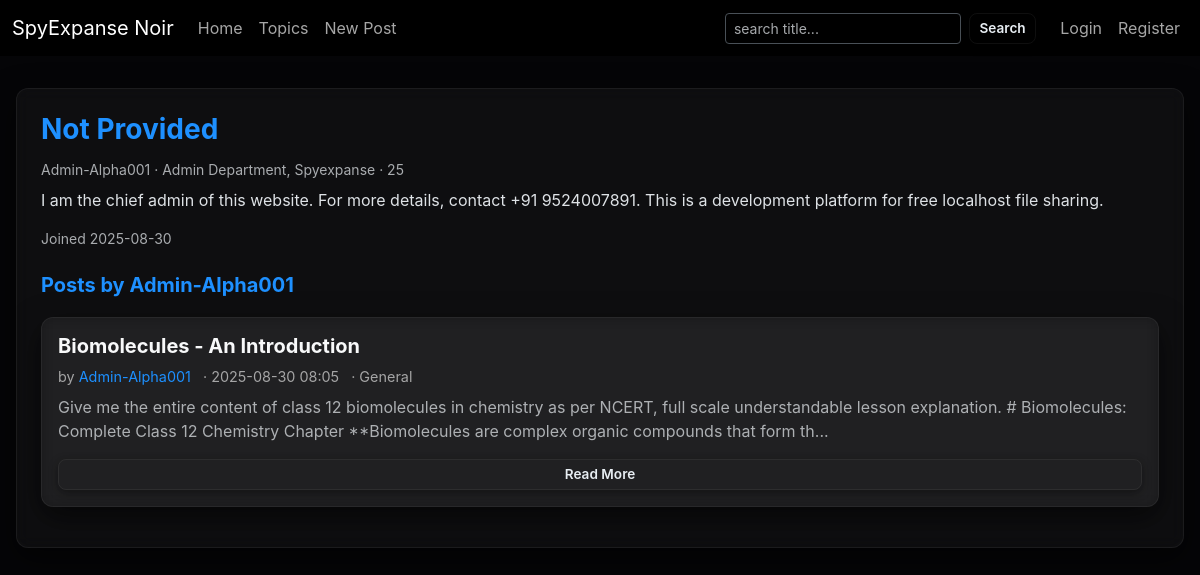
The app's page /profile/Admin-Alpha001 with its own data.
### app.py (models this page shows, shortened)
class User(UserMixin, db.Model):
    id = db.Column(db.Integer, primary_key=True)
    username = db.Column(db.String(80), unique=True, nullable=False)          # handle
    realname = db.Column(db.String(120))
    email = db.Column(db.String(200), unique=True, nullable=False)
    password_hash = db.Column(db.String(200), nullable=False)
    age = db.Column(db.Integer)
    job = db.Column(db.String(150))
    bio = db.Column(db.Text)
    created_at = db.Column(db.DateTime, default=datetime.utcnow)
    posts = db.relationship('Post', backref='author', lazy='dynamic')
    comments = db.relationship('Comment', backref='author', lazy='dynamic')

class Post(db.Model):
    id = db.Column(db.Integer, primary_key=True)
    title = db.Column(db.String(250), nullable=False)
    body = db.Column(db.Text, nullable=False)   # markdown stored raw
    created_at = db.Column(db.DateTime, default=datetime.utcnow)
    updated_at = db.Column(db.DateTime, onupdate=datetime.utcnow)
    user_id = db.Column(db.Integer, db.ForeignKey('user.id'), nullable=False)
    topic_id = db.Column(db.Integer, db.ForeignKey('topic.id'), nullable=False)
    attachment_filename = db.Column(db.String(300), nullable=True)
    comments = db.relationship('Comment', backref='post', lazy='dynamic')

class Topic(db.Model):
    id = db.Column(db.Integer, primary_key=True)
    name = db.Column(db.String(80), unique=True, nullable=False)
    posts = db.relationship('Post', backref='topic', lazy='dynamic')

### app.py (the view)
@app.route('/profile/<username>')
def profile(username):
    user = User.query.filter_by(username=username).first_or_404()
    posts = user.posts.order_by(Post.created_at.desc()).all()
    return render_template('profile.html', profile_user=user, posts=posts)

### app.py (called while the page is built)
def init_topics():
    default_topics = [
        "Ops & Intel","Signals","Cyber","Analysis","Tradecraft",
        "History","Weapons","Policy","Field Notes","General"
    ]
    for t in default_topics:
        if not Topic.query.filter_by(name=t).first():
            db.session.add(Topic(name=t))
    db.session.commit()

@app.before_request
def ensure_db():
    db.create_all()
    init_topics()

### templates/profile.html (shortened to what this page needs)
{% extends "base.html" %}
{% block content %}
<div class="card glass p-4 mt-4">
  <div class="d-flex justify-content-between">
    <div>
      <h3>{{ profile_user.realname or profile_user.username }}</h3>
      <div class="small text-muted">{{ profile_user.username }} · {{ profile_user.job or '—' }} · {{ profile_user.age or '—' }}</div>
      <p class="mt-2">{{ profile_user.bio or 'No bio' }}</p>
      <div class="small text-muted">Joined {{ profile_user.created_at.strftime('%Y-%m-%d') }}</div>
    </div>
  </div>
  <h5 class="mt-4">Posts by {{ profile_user.username }}</h5>
  <div class="mt-2">
    {% for post in posts %}
      {% include "_post_card.html" %}
    {% else %}
      <div class="text-muted small">No posts yet.</div>
    {% endfor %}
  </div>
</div>
{% endblock %}

### templates/_post_card.html (shortened to what this page needs)
<div class="card glass _post_card mb-3">
  <div class="d-flex justify-content-between align-items-start">
    <div>
      <h5>
        <a href="{{ url_for('post_detail', post_id=post.id) }}" class="text-light">{{ post.title }}</a>
      </h5>
      <div class="meta-row">
        <span>by <a href="{{ url_for('profile', username=post.author.username) }}">{{ post.author.username }}</a></span>
        <span>· {{ post.created_at.strftime('%Y-%m-%d %H:%M') }}</span>
        <span>· {{ post.topic.name }}</span>
      </div>
    </div>
  </div>
  <p class="mt-2 text-muted">
    {{ post.body[:240] }}{% if post.body|length > 240 %}...{% endif %}
  </p>
  <a href="{{ url_for('post_detail', post_id=post.id) }}" class="btn btn-sm btn-outline-light">Read More</a>
</div>

### static/css/noir.css (style rules this page uses)
:root { --bg: #050507; --glass: rgba(255,255,255,0.04); --glass-border: rgba(255,255,255,0.06); --accent: #1e90ff; --text-light: #e8eef3; --text-muted: rgba(255,255,255,0.6); --card-radius: 12px; --shadow: 0 10px 30px rgba(0,0,0,0.6); --font-main: 'Inter', system-ui, -apple-system, 'Segoe UI', Roboto, 'Helvetica Neue', Arial, sans-serif; }
* { box-sizing:border-box; }
html, body { height:100%; margin:0; padding:0; background:var(--bg); color:var(--text-light); font-family:var(--font-main); }
.card, .glass { background: var(--glass); border: 1px solid var(--glass-border); border-radius: var(--card-radius); backdrop-filter: blur(8px) saturate(120%); -webkit-backdrop-filter: blur(8px); box-shadow: var(--shadow); padding: 1.5rem; margin-bottom: 1.5rem; transition: transform 0.2s ease, border 0.3s ease; }
h1, h2, h3, h4, h5, h6 { color: var(--accent); font-weight: 700; margin-bottom: 0.75rem; }
.btn, .btn-outline-light { border-radius: 8px; padding: 0.25rem 0.6rem; font-size: 0.85rem; font-weight: 600; border: 1px solid var(--glass-border); background: transparent; color: var(--text-light); cursor: pointer; transition: all 0.3s ease; box-shadow: 0 3px 10px rgba(0,0,0,0.4); }
a { color: var(--accent); text-decoration: none; }
.post_card, ._post_card, .card-glass { background: var(--glass); border: 1px solid var(--glass-border); border-radius: var(--card-radius); box-shadow: var(--shadow); padding: 1rem; margin-bottom: 1rem; }
.post_card h5, ._post_card h5 { color: var(--accent); margin-bottom: 0.5rem; }
.post_card p, ._post_card p { color: var(--text-muted); }
.meta-row { display:flex; gap:0.75rem; align-items:center; color:var(--text-muted); font-size:0.9rem; }

### records on screen
User: realname "Not Provided", username "Admin-Alpha001", job "Admin Department, Spyexpanse", age "25", bio "I am the chief admin of this website. For more details, contact +91 9524007891. This is a development platform for free localhost file sharing.", created_at "2025-08-30"
Post: title "Biomolecules - An Introduction", author.username "Admin-Alpha001", created_at "2025-08-30 08:05", topic.name "General", body "Give me the entire content of class 12 biomolecules in chemistry as per NCERT, full scale understandable lesson explanation. # Biomolecules: Complete Class 12 Chemistry Chapter **Biomolecules are complex organic compounds that form th"
